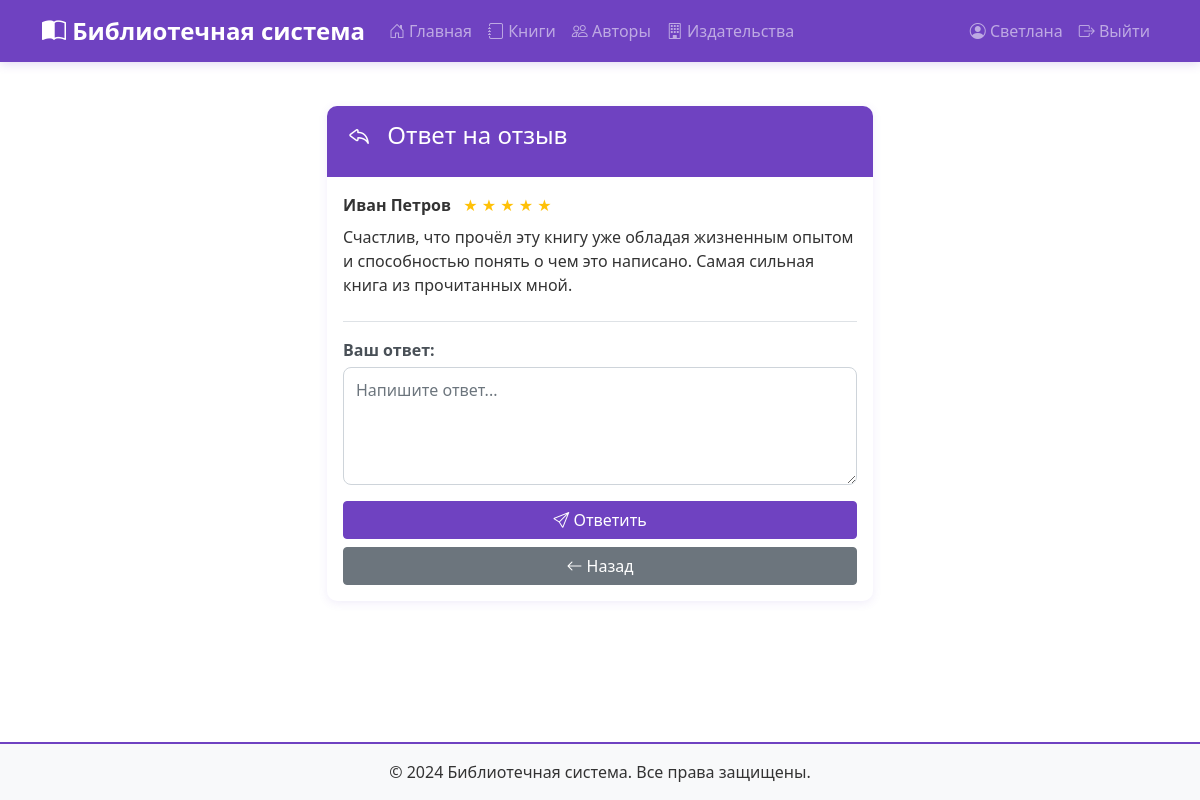
Page /reviews/1/reply/ (signed in) on the committed database.
### books/models.py (models this page shows, shortened)
class CustomUser(AbstractUser):
    ROLE_CHOICES = [
        ('adult', 'Взрослый читатель'),
        ('schoolchild', 'Школьник'),
    ]
    role = models.CharField('Роль', max_length=20, choices=ROLE_CHOICES, default='adult')
    phone = models.CharField('Телефон', max_length=20, blank=True)
    address = models.TextField('Адрес', blank=True)
    birth_date = models.DateField('Дата рождения', null=True, blank=True)
    library_card_number = models.CharField('Номер читательского билета', max_length=20, unique=True, null=True,
                                           blank=True)
    class Meta:
        verbose_name = 'Читатель'
        verbose_name_plural = 'Читатели'

class Review(models.Model):
    book = models.ForeignKey(Book, verbose_name='Книга', on_delete=models.CASCADE, related_name='reviews')
    user = models.ForeignKey(CustomUser, verbose_name='Читатель', on_delete=models.CASCADE, related_name='reviews')
    parent = models.ForeignKey('self', verbose_name='Ответ на', on_delete=models.CASCADE, null=True, blank=True,
                               related_name='replies')
    rating = models.IntegerField('Оценка', choices=[(1, '1'), (2, '2'), (3, '3'), (4, '4'), (5, '5')], null=True,
                                 blank=True)
    comment = models.TextField('Комментарий', max_length=1000)
    created_at = models.DateTimeField('Дата создания', auto_now_add=True)
    updated_at = models.DateTimeField('Дата обновления', auto_now=True)
    class Meta:
        verbose_name = 'Отзыв'
        verbose_name_plural = 'Отзывы'
        ordering = ['-created_at']

### books/views.py (the view, shortened to what this page needs)
# urls.py: path('reviews/<int:review_id>/reply/', views.reply_review, name='reply_review'),
@login_required
def reply_review(request, review_id):
    parent_review = get_object_or_404(Review, pk=review_id)
    book = parent_review.book
    return render(request, 'books/reply_review.html', {'parent_review': parent_review, 'book': book})

### books/templates/books/reply_review.html (shortened to what this page needs)
{% extends 'base.html' %}
{% block content %}
<div class="row">
    <div class="col-md-6 offset-md-3">
        <div class="card">
            <div class="card-header" style="background-color: #6f42c1; color: white;">
                <h3 class="mb-0"><i class="bi bi-reply"></i> Ответ на отзыв</h3>
            </div>
            <div class="card-body">
                <div class="border-bottom pb-2 mb-3">
                    <strong>{{ parent_review.user.first_name }} {{ parent_review.user.last_name }}</strong>
                    <span class="text-warning ms-2">
                        {% for i in "12345"|make_list %}
                            {% if forloop.counter <= parent_review.rating %}★{% else %}☆{% endif %}
                        {% endfor %}
                    </span>
                    <p class="mt-2">{{ parent_review.comment }}</p>
                </div>
                <form method="post">
                    <div class="mb-3">
                        <label class="form-label">Ваш ответ:</label>
                        <textarea name="comment" class="form-control" rows="4" required placeholder="Напишите ответ..."></textarea>
                    </div>
                    <div class="d-grid gap-2">
                        <button type="submit" class="btn btn-purple">
                            <i class="bi bi-send"></i> Ответить
                        </button>
                        <a href="{% url 'books:book_detail' book.pk %}" class="btn btn-secondary">
                            <i class="bi bi-arrow-left"></i> Назад
                        </a>
                    </div>
                </form>
            </div>
        </div>
    </div>
</div>
{% endblock %}

### templates/base.html (shortened to what this page needs)
<!DOCTYPE html>
<html lang="ru">
<head>
    <link href="https://cdn.jsdelivr.net/npm/bootstrap@5.1.3/dist/css/bootstrap.min.css" rel="stylesheet">
    {% load static %}
    <link rel="stylesheet" href="{% static 'css/style.css' %}">
    <link rel="stylesheet" href="https://cdn.jsdelivr.net/npm/bootstrap-icons@1.8.1/font/bootstrap-icons.css">
</head>
<body>
    <nav class="navbar navbar-expand-lg navbar-dark" style="background-color: #6f42c1;">
        <div class="container">
            <a class="navbar-brand" href="{% url 'books:index' %}">
                <i class="bi bi-book-half"></i> Библиотечная система
            </a>
            <div class="collapse navbar-collapse" id="navbarNav">
                <ul class="navbar-nav me-auto">
                    <li class="nav-item">
                        <a class="nav-link" href="{% url 'books:index' %}">
                            <i class="bi bi-house-door"></i> Главная
                        </a>
                    </li>
                    <li class="nav-item">
                        <a class="nav-link" href="{% url 'books:book_list' %}">
                            <i class="bi bi-journal"></i> Книги
                        </a>
                    </li>
                    <li class="nav-item">
                        <a class="nav-link" href="{% url 'books:author_list' %}">
                            <i class="bi bi-people"></i> Авторы
                        </a>
                    </li>
                    <li class="nav-item">
                        <a class="nav-link" href="{% url 'books:publisher_list' %}">
                            <i class="bi bi-building"></i> Издательства
                        </a>
                    </li>
                </ul>
                <ul class="navbar-nav">
                    {% if user.is_authenticated %}
                        {% if user.is_staff %}
                            <li class="nav-item">
                                <a class="nav-link" href="{% url 'books:admin_dashboard' %}">
                                    <i class="bi bi-speedometer2"></i> Панель библиотекаря
                                </a>
                            </li>
                            <li class="nav-item">
                                <a class="nav-link" href="/admin/">
                                    <i class="bi bi-gear"></i> Админка
                                </a>
                            </li>
                        {% else %}
                            <li class="nav-item">
                                <a class="nav-link" href="{% url 'books:profile' %}">
                                    <i class="bi bi-person-circle"></i> {{ user.first_name|default:user.username }}
                                </a>
                            </li>
                        {% endif %}
                        <li class="nav-item">
                            <a class="nav-link" href="{% url 'logout' %}">
                                <i class="bi bi-box-arrow-right"></i> Выйти
                            </a>
                        </li>
                    {% endif %}
                </ul>
            </div>
        </div>
    </nav>
    <main class="container mt-4">
        {% block content %}
        {% endblock %}
    </main>
    <footer class="mt-5 py-3 text-center" style="background-color: #f8f9fa; border-top: 2px solid #6f42c1;">
        <div class="container">
            <p class="mb-0">&copy; 2024 Библиотечная система. Все права защищены.</p>
        </div>
    </footer>
</body>
</html>

### static/css/style.css (style rules this page uses)
body { background-color: #ffffff; font-family: 'Segoe UI', Tahoma, Geneva, Verdana, sans-serif; color: #333; min-height: 100vh; display: flex; flex-direction: column; }
main { flex: 1; }
.btn-purple { background-color: #6f42c1; border-color: #6f42c1; color: white; transition: all 0.3s ease; }
.card { border: none; border-radius: 10px; box-shadow: 0 2px 10px rgba(111, 66, 193, 0.1); transition: transform 0.3s, box-shadow 0.3s; background-color: #ffffff; overflow: hidden; }
.card-header { background-color: #f8f9fa; border-bottom: 2px solid #6f42c1; font-weight: bold; padding: 15px 20px; }
.navbar { box-shadow: 0 2px 10px rgba(111, 66, 193, 0.2); margin-bottom: 20px; }
.navbar-brand { font-weight: bold; font-size: 1.5rem; transition: transform 0.3s; }
.navbar-nav .nav-link { transition: all 0.3s ease; padding: 10px 15px; border-radius: 5px; }
a { color: #6f42c1; text-decoration: none; transition: color 0.3s; }
.form-control, .form-select { border-radius: 8px; border: 1px solid #ced4da; transition: all 0.3s; padding: 10px 12px; }
.form-label { font-weight: 600; color: #495057; margin-bottom: 5px; }
h1, h2, h3, h4, h5, h6 { color: #333; border-bottom: 2px solid #6f42c1; padding-bottom: 10px; margin-bottom: 20px; }
h3 { font-size: 1.5rem; }
footer { margin-top: auto; border-top: 2px solid #6f42c1; background-color: #f8f9fa; padding: 20px 0; }
.card, .stat-card { animation: fadeIn 0.5s ease-out; }
.card-header h3 { margin-bottom: 0; border-bottom: none; color: white; }
.card-header h3 i { margin-right: 10px; }

### rows in the picture
CustomUser: first_name "Светлана"
Review: user.first_name "Иван", user.last_name "Петров", rating 5 (drawn), comment "Счастлив, что прочёл эту книгу уже обладая жизненным опытом и способностью понять о чем это написано. Самая сильная книга из прочитанных мной."
